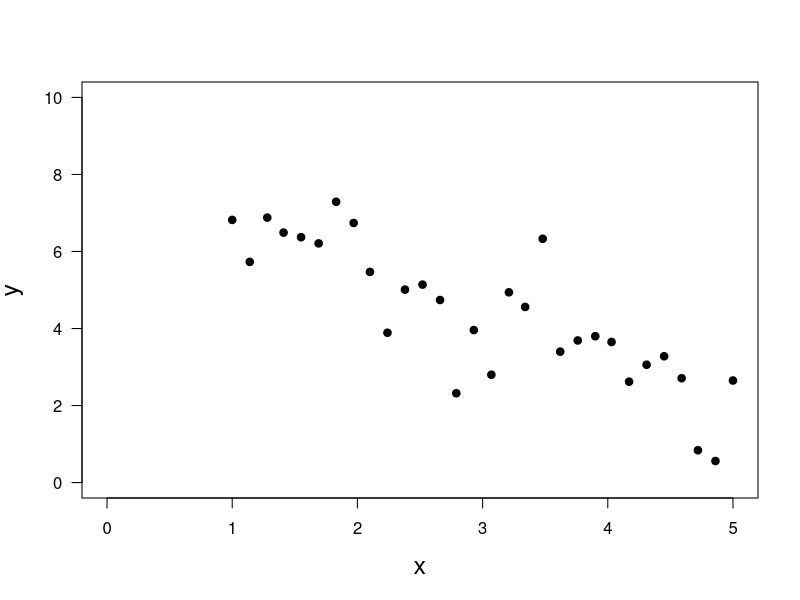

The R source for this figure:
print('file: StraightLineIntro1.R')
# artificial data:
x = c(1.00, 1.14, 1.28, 1.41, 1.55, 1.69, 1.83, 1.97, 2.10, 2.24, 2.38, 2.52, 2.66, 2.79, 2.93, 3.07,
   3.21, 3.34, 3.48, 3.62, 3.76, 3.90, 4.03, 4.17, 4.31, 4.45, 4.59, 4.72, 4.86, 5.00)
y = c(6.82, 5.73, 6.88, 6.49, 6.37, 6.21, 7.29, 6.74, 5.47, 3.89, 5.01, 5.14, 4.74, 2.32, 3.96, 2.80,
   4.94, 4.56, 6.33, 3.40, 3.69, 3.80, 3.65, 2.62, 3.06, 3.28, 2.71, 0.84, 0.56, 2.65)
# png('SLFn30data220404.png',width=16,height=16,units='cm',res=300)
plot(x,y,type='p',lwd=4,col='black',cex=0.6,ylim=c(0,10),
       xlim=c(0,max(x)),xlab='x',ylab='y',las=1,cex.lab=1.5)
# dev.off()
